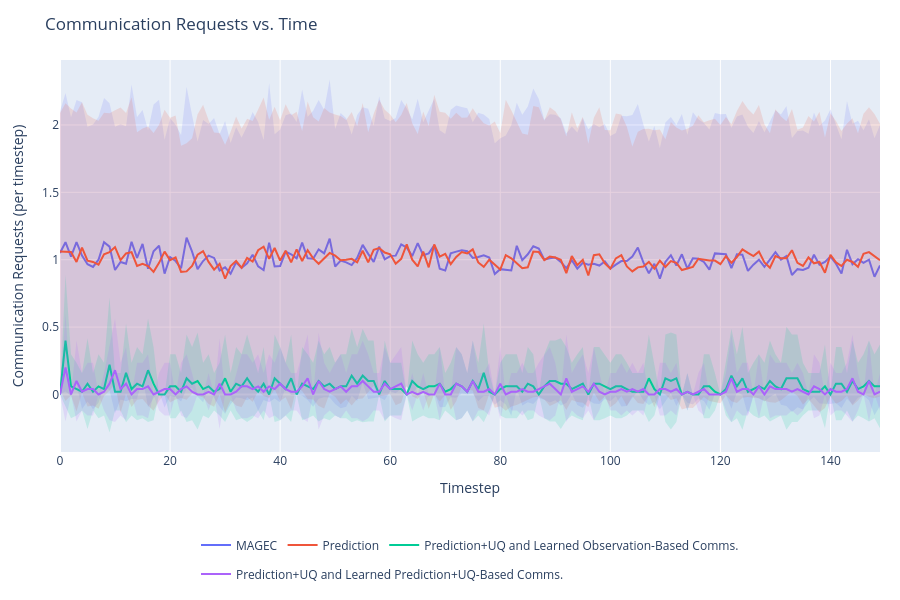

The notebook cell saved with this chart:
### Code cell
fig = go.Figure()

for series in output:
    if SERIES_TO_PLOT is not None and series not in SERIES_TO_PLOT:
        continue

    color = series_colors.get(series, '#888888')
    all_exps_s = list(output[series].keys())

    all_requests = []
    for exp in all_exps_s:
        r = np.array(output[series][exp]['communication']['requests_made'][...])
        # r shape: (episodes, timesteps, agents) -> sum over agents, keep timesteps
        r2d = r.reshape(r.shape[0], r.shape[1], -1).sum(axis=2)  # (episodes, timesteps)
        all_requests.append(r2d)

    if all_requests:
        all_requests = np.concatenate(all_requests, axis=0)  # (total_episodes, timesteps)
        mean_req = all_requests.mean(axis=0)
        std_req = all_requests.std(axis=0)
        timesteps = np.arange(len(mean_req))

        fig.add_trace(go.Scatter(
            x=timesteps,
            y=mean_req,
            mode='lines',
            name=series,
            line=dict(color=color),
            legendgroup=series,
            hovertemplate=f"{series}<br>t=%{{x}}<br>requests=%{{y:.2f}}<extra></extra>",
        ))
        # Std band
        fig.add_trace(go.Scatter(
            x=np.concatenate([timesteps, timesteps[::-1]]).tolist(),
            y=np.concatenate([mean_req + std_req, (mean_req - std_req)[::-1]]).tolist(),
            fill='toself',
            fillcolor=color,
            line=dict(color='rgba(255,255,255,0)'),
            opacity=0.15,
            legendgroup=series,
            showlegend=False,
            hoverinfo='skip',
        ))

fig.update_layout(
    title="Communication Requests vs. Time",
    xaxis_title="Timestep",
    yaxis_title="Communication Requests (per timestep)",
    height=600,
    hovermode='closest',
    autosize=True,
    margin=dict(l=60, r=20, t=60, b=120),
    legend=dict(orientation='h', yanchor='top', y=-0.2, xanchor='center', x=0.5),
)
fig.show()

### Figure 1 — Plotly figure (JSON) as saved in the notebook; plotly's stock layout.template omitted (floating-point values rounded to 4 significant figures; data arrays with more than 128 entries replaced by an {"elided": "..."} marker saying what was removed)
{"data": [{"hovertemplate": "MAGEC<br>t=%{x}<br>requests=%{y:.2f}<extra></extra>", "legendgroup": "MAGEC", "line": {"color": "#636EFA"}, "mode": "lines", "name": "MAGEC", "type": "scatter", "x": {"elided": "150 int values"}, "y": {"elided": "150 float values"}}, {"fill": "toself", "fillcolor": "#636EFA", "hoverinfo": "skip", "legendgroup": "MAGEC", "line": {"color": "rgba(255,255,255,0)"}, "opacity": 0.15, "showlegend": false, "type": "scatter", "x": {"elided": "300 int values"}, "y": {"elided": "300 float values"}}, {"hovertemplate": "Prediction<br>t=%{x}<br>requests=%{y:.2f}<extra></extra>", "legendgroup": "Prediction", "line": {"color": "#EF553B"}, "mode": "lines", "name": "Prediction", "type": "scatter", "x": {"elided": "150 int values"}, "y": {"elided": "150 float values"}}, {"fill": "toself", "fillcolor": "#EF553B", "hoverinfo": "skip", "legendgroup": "Prediction", "line": {"color": "rgba(255,255,255,0)"}, "opacity": 0.15, "showlegend": false, "type": "scatter", "x": {"elided": "300 int values"}, "y": {"elided": "300 float values"}}, {"hovertemplate": "Prediction+UQ and Learned Observation-Based Comms.<br>t=%{x}<br>requests=%{y:.2f}<extra></extra>", "legendgroup": "Prediction+UQ and Learned Observation-Based Comms.", "line": {"color": "#00CC96"}, "mode": "lines", "name": "Prediction+UQ and Learned Observation-Based Comms.", "type": "scatter", "x": {"elided": "150 int values"}, "y": {"elided": "150 float values"}}, {"fill": "toself", "fillcolor": "#00CC96", "hoverinfo": "skip", "legendgroup": "Prediction+UQ and Learned Observation-Based Comms.", "line": {"color": "rgba(255,255,255,0)"}, "opacity": 0.15, "showlegend": false, "type": "scatter", "x": {"elided": "300 int values"}, "y": {"elided": "300 float values"}}, {"hovertemplate": "Prediction+UQ and Learned Prediction+UQ-Based Comms.<br>t=%{x}<br>requests=%{y:.2f}<extra></extra>", "legendgroup": "Prediction+UQ and Learned Prediction+UQ-Based Comms.", "line": {"color": "#AB63FA"}, "mode": "lines", "name": "Prediction+UQ and Learned Prediction+UQ-Based Comms.", "type": "scatter", "x": {"elided": "150 int values"}, "y": {"elided": "150 float values"}}, {"fill": "toself", "fillcolor": "#AB63FA", "hoverinfo": "skip", "legendgroup": "Prediction+UQ and Learned Prediction+UQ-Based Comms.", "line": {"color": "rgba(255,255,255,0)"}, "opacity": 0.15, "showlegend": false, "type": "scatter", "x": {"elided": "300 int values"}, "y": {"elided": "300 float values"}}], "layout": {"autosize": true, "height": 600, "hovermode": "closest", "legend": {"orientation": "h", "x": 0.5, "xanchor": "center", "y": -0.2, "yanchor": "top"}, "margin": {"b": 120, "l": 60, "r": 20, "t": 60}, "title": {"text": "Communication Requests vs. Time"}, "xaxis": {"title": {"text": "Timestep"}}, "yaxis": {"title": {"text": "Communication Requests (per timestep)"}}}}
